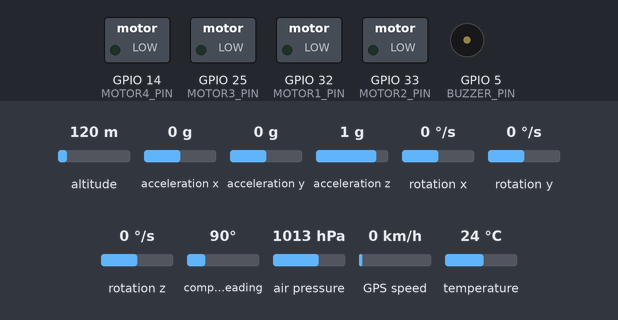
The program below on a simulated ESP32. Parts: switched loads named in the program (green lamp = pin HIGH), buzzer (waves = sounding). The test bench sets the inputs (shaded band); at power-on: altitude 120 m, acceleration x 0 g, acceleration y 0 g, acceleration z 1 g, rotation x 0 °/s, rotation y 0 °/s, rotation z 0 °/s, compass heading 90°, air pressure 1013 hPa, GPS speed 0 km/h, temperature 24 °C. WiFi joins after 1.5 s; servers stay silent unless stated; the GPS gets a fix after 3 s at 37.7749, -122.4194 with 8 satellites; what the program prints to the serial monitor is not drawn.

Above: at 11.7 s.
Timing chart, 0 to 13.2 s (numbered marks = the images above):
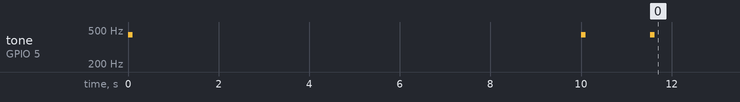

The program:

main.cpp
```cpp
#include <Arduino.h>
#include "socket.h"
#include "buzzer.h"
#include "constants.h"
#include "mpu_6050.h"
#include "bmp_280.h"
#include "gps.h"
#include "controller.h"

Controller controller(MOTOR1_PIN, MOTOR2_PIN, MOTOR3_PIN, MOTOR4_PIN);

void setup()
{
    Serial.begin(115200);
    setup_buzzer();
    buzzer_accept();

    if (DEVELOPMENT)
        delay(10000);

    buzzer_accept();

    if (DEVELOPMENT)
        Serial.println("Setting up all components.");

    bool socket_status = setup_socket();
    bool mpu_status = setup_mpu6050();
    bool bmp_status = setup_bmp280();

    if (DEVELOPMENT)
        Serial.printf("\n%s Wifi and socket.", socket_status ? "[OK]" : "[ERROR]");

    if (DEVELOPMENT)
        Serial.printf("\n%s MPU6050.", mpu_status ? "[OK]" : "[ERROR]");

    if (DEVELOPMENT)
        Serial.printf("\n%s BMP280.", bmp_status ? "[OK]" : "[ERROR]");

    if (!socket_status || !mpu_status || !bmp_status)
    {
        if (DEVELOPMENT)
            Serial.println("\nError setting components.");
        buzzer_error();
        while (true)
            ;
    }

    if (DEVELOPMENT)
        Serial.println("\nAll components are ready.");

    buzzer_accept();
}

void loop()
{
    loop_socket();
    MpuData *data = read_mpu6050();
    GpsData *gps_data = read_gps();
    BmpData *bmp_data = read_bmp280();

    if (DEVELOPMENT)
        print_mpu_data(data);

    if (DEVELOPMENT)
        print_bmp_data(bmp_data);

    delete data;
    delete gps_data;
    delete bmp_data;

    delay(1000);
}
```

bmp_280.h
```cpp
#ifndef BMP_280_H
#define BMP_280_H

#include <Wire.h>
#include <Adafruit_BMP280.h>
#include <Adafruit_Sensor.h>
#include "constants.h"

struct BmpData
{
    float temperature;
    float pressure;
    float altitude;
};

bool setup_bmp280();
BmpData *read_bmp280();
void print_bmp_data(BmpData *data);

#endif
```

buzzer.h
```cpp
#ifndef BUZZER_H
#define BUZZER_H

#include "Arduino.h"
#include "constants.h"

void setup_buzzer();
void buzzer_accept();
void buzzer_error();

#endif
```

constants.h
```cpp
#ifndef CONSTANTS_H
#define CONSTANTS_H

#define WIFI_SSID "movistar2,4GHZ_AD9286"
#define WIFI_PWS "hCU7cnG9ghJP"
#define DEVELOPMENT true
const int BUZZER_PIN = 5;
const int MPU_6050_BUS = 0;
const int MPU_6050_DIR = 0x68;
const int MPU_6050_SDA = 26;
const int MPU_6050_SCL = 27;
const int GPS_BAUDRATE = 9600;
const int BMP_280_BUS = 1;
const int BMP_280_SDA = 21;
const int BMP_280_SCL = 22;
const int BMP_280_DIR = 0x76;
const int MOTOR1_PIN = 32;
const int MOTOR2_PIN = 33;
const int MOTOR3_PIN = 25;
const int MOTOR4_PIN = 14;
const int MAX_VEL = 255;
const int MIN_VEL = 0;
const int IDLE_VEL = 200;
const int LOW_VEL = 150;

#endif
```

controller.h
```cpp
#ifndef CONTROLLER_H
#define CONTROLLER_H

#include "motor.h"
#include "constants.h"

class Controller
{
private:
    Motor _motor1;
    Motor _motor2;
    Motor _motor3;
    Motor _motor4;

public:
    Controller(int pin1, int pin2, int pin3, int pin4);
    void start();
    void stop();
    void forward();
    void backward();
    void left();
    void right();
    void up();
    void down();
    void rotateLeft();
    void rotateRight();
    void step();
};

#endif
```

gps.h
```cpp
#ifndef GPS_H
#define GPS_H

#include "Arduino.h"
#include "constants.h"
#include <TinyGPS++.h>

struct GpsData
{
    double latitude;
    double longitude;
    double altitude;
    double speed;
    double course;
    double age;
    double satellites;
};

bool setup_gps();
GpsData *read_gps();
void print_gps_data(GpsData *data);

#endif
```

motor.h
```cpp
#ifndef MOTOR_H
#define MOTOR_H

#include <Arduino.h>

class Motor
{
public:
    Motor(int pin);
    void setSpeed(int speed);
    int getSpeed();

private:
    int _pin;
    int _speed;
};

#endif
```

mpu_6050.h
```cpp
#ifndef MPU_050_H
#define MPU_050_H

#include <Adafruit_MPU6050.h>
#include <Adafruit_Sensor.h>
#include <Wire.h>

#include "constants.h"

typedef struct
{
    float acc_x;
    float acc_y;
    float acc_z;
    float gyro_x;
    float gyro_y;
    float gyro_z;
    float temp;
} MpuData;

bool setup_mpu6050();
MpuData *read_mpu6050();
void print_mpu_data(MpuData *data);

#endif
```

socket.h
```cpp
#ifndef SOCKET_H
#define SOCKET_H

#include <WiFi.h>
#include <ESPAsyncWebServer.h>
#include <WebSocketsServer.h>
#include "constants.h"

bool setup_socket();
void loop_socket();

#endif
```

bmp_280.cpp
```cpp
#include "bmp_280.h"

TwoWire I2ConeBMP = TwoWire(BMP_280_BUS);
Adafruit_BMP280 bmp(&I2ConeBMP);

float reference_pressure = 0.0;
bool setup_bmp280()
{
    I2ConeBMP.begin(BMP_280_SDA, BMP_280_SCL);

    bool status = true;

    if (!bmp.begin(BMP_280_DIR))
        status = false;

    if (!status)
        return status;

    bmp.setSampling(Adafruit_BMP280::MODE_NORMAL,     /* Operating Mode. */
                    Adafruit_BMP280::SAMPLING_X2,     /* Temp. oversampling */
                    Adafruit_BMP280::SAMPLING_X16,    /* Pressure oversampling */
                    Adafruit_BMP280::FILTER_X16,      /* Filtering. */
                    Adafruit_BMP280::STANDBY_MS_500); /* Standby time. */

    reference_pressure = bmp.readPressure() / 100.0F;

    delay(10);

    return status;
}

BmpData *read_bmp280()
{
    BmpData *data = new BmpData();

    data->temperature = bmp.readTemperature();
    data->pressure = bmp.readPressure() / 100.0F;
    data->altitude = bmp.readAltitude(reference_pressure);

    return data;
}

void print_bmp_data(BmpData *data)
{
    Serial.print("\nTemp: ");
    Serial.print(data->temperature);
    Serial.print(" | Pres: ");
    Serial.print(data->pressure);
    Serial.print(" | Alt: ");
    Serial.println(data->altitude);
}
```

buzzer.cpp
```cpp
#include "buzzer.h"
void setup_buzzer()
{
    pinMode(BUZZER_PIN, OUTPUT);
}
void buzzer_accept()
{
    tone(BUZZER_PIN, 440, 100);
}

void buzzer_error()
{
    tone(BUZZER_PIN, 880, 100);
    delay(100);
    tone(BUZZER_PIN, 880, 100);
}
```

controller.cpp
```cpp
#include "controller.h"

Controller::Controller(int pin1, int pin2, int pin3, int pin4)
    : _motor1(pin1), _motor2(pin2), _motor3(pin3), _motor4(pin4)
{
}

void Controller::start()
{
    _motor1.setSpeed(IDLE_VEL);
    _motor2.setSpeed(IDLE_VEL);
    _motor3.setSpeed(IDLE_VEL);
    _motor4.setSpeed(IDLE_VEL);
}

void Controller::stop()
{
    _motor1.setSpeed(0);
    _motor2.setSpeed(0);
    _motor3.setSpeed(0);
    _motor4.setSpeed(0);
}

void Controller::forward()
{
    _motor1.setSpeed(MAX_VEL);
    _motor2.setSpeed(MAX_VEL);
    _motor3.setSpeed(IDLE_VEL);
    _motor4.setSpeed(IDLE_VEL);
}

void Controller::backward()
{
    _motor1.setSpeed(IDLE_VEL);
    _motor2.setSpeed(IDLE_VEL);
    _motor3.setSpeed(MAX_VEL);
    _motor4.setSpeed(MAX_VEL);
}

void Controller::left()
{
    _motor1.setSpeed(IDLE_VEL);
    _motor2.setSpeed(MAX_VEL);
    _motor3.setSpeed(IDLE_VEL);
    _motor4.setSpeed(MAX_VEL);
}

void Controller::right()
{
    _motor1.setSpeed(MAX_VEL);
    _motor2.setSpeed(IDLE_VEL);
    _motor3.setSpeed(MAX_VEL);
    _motor4.setSpeed(IDLE_VEL);
}

void Controller::up()
{
    _motor1.setSpeed(MAX_VEL);
    _motor2.setSpeed(MAX_VEL);
    _motor3.setSpeed(MAX_VEL);
    _motor4.setSpeed(MAX_VEL);
}

void Controller::down()
{
    _motor1.setSpeed(LOW_VEL);
    _motor2.setSpeed(LOW_VEL);
    _motor3.setSpeed(LOW_VEL);
    _motor4.setSpeed(LOW_VEL);
}

void Controller::step()
{
    int motor1 = _motor1.getSpeed();
    int motor2 = _motor2.getSpeed();
    int motor3 = _motor3.getSpeed();
    int motor4 = _motor4.getSpeed();

    analogWrite(MOTOR1_PIN, motor1);
    analogWrite(MOTOR2_PIN, motor2);
    analogWrite(MOTOR3_PIN, motor3);
    analogWrite(MOTOR4_PIN, motor4);
}
```

gps.cpp
```cpp
#include "gps.h"

TinyGPSPlus gps;

boolean setup_gps()
{
    bool status = true;

    Serial2.begin(GPS_BAUDRATE);

    if (!gps.location.isValid())
        status = false;

    if (!gps.altitude.isValid())
        status = false;

    if (!gps.speed.isValid())
        status = false;

    if (!gps.date.isValid())
        status = false;

    if (!status)
        return status;

    delay(10);

    return status;
}

GpsData *read_gps()
{
    GpsData *data = new GpsData();

    while (Serial2.available() > 0)
    {
        gps.encode(Serial2.read());
    }

    data->latitude = gps.location.lat();
    data->longitude = gps.location.lng();
    data->altitude = gps.altitude.meters();
    data->speed = gps.speed.kmph();
    data->course = gps.course.deg();
    data->age = gps.location.age();
    data->satellites = gps.satellites.value();

    return data;
}

void print_gps_data(GpsData *data)
{
    Serial.printf("\nLatitude: %f", data->latitude);
    Serial.printf("\nLongitude: %f", data->longitude);
    Serial.printf("\nAltitude: %f", data->altitude);
    Serial.printf("\nSpeed: %f", data->speed);
    Serial.printf("\nCourse: %f", data->course);
    Serial.printf("\nAge: %f", data->age);
    Serial.printf("\nSatellites: %f", data->satellites);
}
```

motor.cpp
```cpp
#include "motor.h"

Motor::Motor(int pin)
{
    pinMode(pin, OUTPUT);
    _pin = pin;
}

void Motor::setSpeed(int speed)
{
    analogWrite(_pin, speed);
}

int Motor::getSpeed()
{
    return _speed;
}
```

mpu_6050.cpp
```cpp
#include "mpu_6050.h"

Adafruit_MPU6050 mpu;

TwoWire I2ConeMPU = TwoWire(MPU_6050_BUS);

bool setup_mpu6050()
{
    bool status = true;

    I2ConeMPU.begin(MPU_6050_SDA, MPU_6050_SCL);

    if (!mpu.begin(MPU_6050_DIR, &I2ConeMPU))
        status = false;

    if (!status)
        return status;

    mpu.setAccelerometerRange(MPU6050_RANGE_16_G);
    mpu.setGyroRange(MPU6050_RANGE_250_DEG);
    mpu.setFilterBandwidth(MPU6050_BAND_21_HZ);
    delay(10);

    return status;
}

MpuData *read_mpu6050()
{
    sensors_event_t a, g, temp;
    MpuData *data = new MpuData();

    mpu.getEvent(&a, &g, &temp);

    data->acc_x = a.acceleration.x;
    data->acc_y = a.acceleration.y;
    data->acc_z = a.acceleration.z;
    data->gyro_x = g.gyro.x;
    data->gyro_y = g.gyro.y;
    data->gyro_z = g.gyro.z;
    data->temp = temp.temperature;

    return data;
}

void print_mpu_data(MpuData *data)
{
    Serial.print("Acc: ");
    Serial.print(data->acc_x);
    Serial.print(" ");
    Serial.print(data->acc_y);
    Serial.print(" ");
    Serial.print(data->acc_z);
    Serial.print(" | Gyro: ");
    Serial.print(data->gyro_x);
    Serial.print(" ");
    Serial.print(data->gyro_y);
    Serial.print(" ");
    Serial.print(data->gyro_z);
    Serial.print(" | Temp: ");
    Serial.println(data->temp);
}
```

socket.cpp
```cpp
#include "socket.h"

bool setup_socket()
{
    bool success = true;
    WiFi.begin(WIFI_SSID, WIFI_PWS);

    int timeout = 100;

    while (WiFi.status() != WL_CONNECTED)
    {

        if (timeout <= 0)
        {
            success = false;
            break;
        }

        Serial.print(".");
        delay(100);
        timeout--;
    }

    return success;
}

void loop_socket()
{
}
```

Measured:
- by itself, tone on GPIO 5 (BUZZER_PIN): goes 440 Hz 0.10 s, silent 9.9 s, 440 Hz 0.10 s, silent 1.4 s, 440 Hz 0.10 s, then silent
